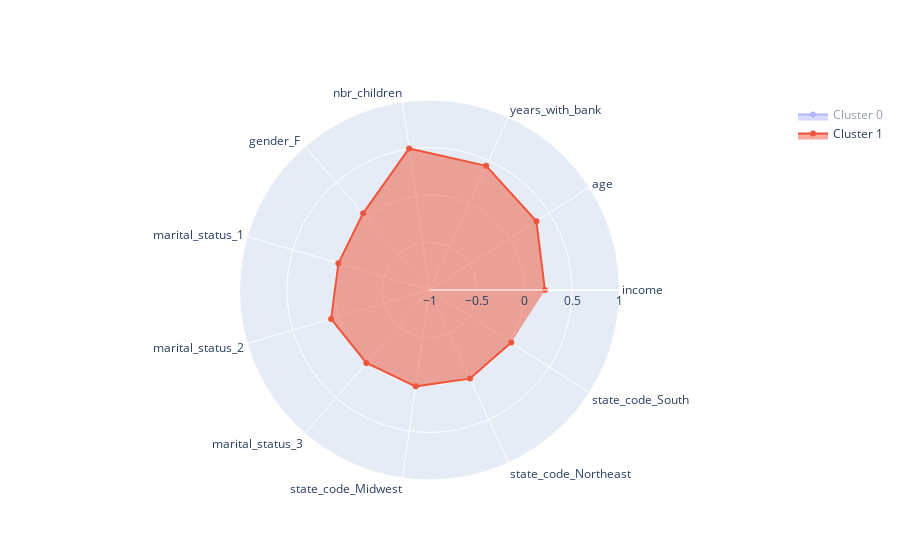

Source (notebook cell):
### Code cell
features = list(means2.columns)

fig = go.Figure()

clusters=[0,1]

for c in clusters:
    fig.add_trace(go.Scatterpolar(
          r=list(means2.loc[c]),
          theta=features,
          fill='toself',
          name='Cluster '+str(c)
    ))

fig.update_layout(
      polar=dict(
        radialaxis=dict(
          visible=True,
          range=[-1, 1]
        )),
      showlegend=True
    )

fig.show()

### Figure 1 — Plotly figure (JSON) as saved in the notebook; plotly's stock layout.template omitted (floating-point values rounded to 4 significant figures)
{"data": [{"fill": "toself", "name": "Cluster 0", "r": [0.1442, 0.3996, 0.4336, 0.05785, 0.07045, 0.05702, 0.05434, 0.006198, 0.02624, 0.02459, 0.03223], "theta": ["income", "age", "years_with_bank", "nbr_children", "gender_F ", "marital_status_1", "marital_status_2", "marital_status_3", "state_code_Midwest", "state_code_Northeast", "state_code_South"], "type": "scatterpolar", "visible": "legendonly"}, {"fill": "toself", "name": "Cluster 1", "r": [0.2148, 0.3378, 0.4366, 0.5056, 0.06778, 0, 0.07923, 0.01585, 0.02465, 0.02553, 0.02377], "theta": ["income", "age", "years_with_bank", "nbr_children", "gender_F ", "marital_status_1", "marital_status_2", "marital_status_3", "state_code_Midwest", "state_code_Northeast", "state_code_South"], "type": "scatterpolar", "visible": true}], "layout": {"autosize": true, "polar": {"angularaxis": {"type": "category"}, "radialaxis": {"autorange": false, "range": [-1, 1], "type": "linear", "visible": true}}, "showlegend": true}}
